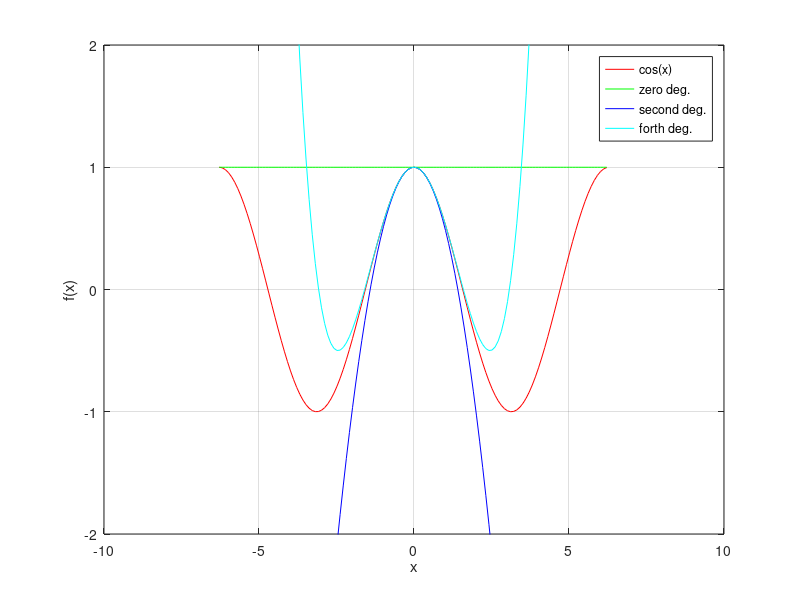
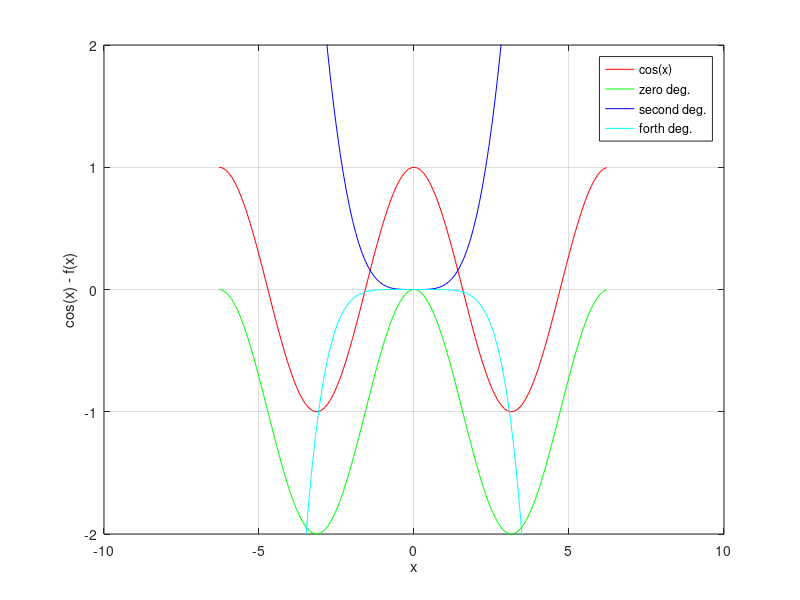

The MATLAB script that drew these images, in order:
clear all;
close all;

x = [-2*pi:0.1:2*pi];

y = cos(x);

y1 = x + 1;
y1 = y1 - x;
y2 = y1 - (((x).^2)./2);
y3 = y2 + (((x).^4)./24);

figure;
plot(x,y,'r',x,y1,'g',x,y2,'b',x,y3,'c');
grid on;
legend('cos(x)','zero deg.','second deg.','forth deg.')
xlabel('x')
ylabel('f(x)')
ylim([-2 2]);

y1 = y - y1;
y2 = y - y2;
y3 = y - y3;

figure;
plot(x,y,'r',x,y1,'g',x,y2,'b',x,y3,'c');
grid on;
legend('cos(x)','zero deg.','second deg.','forth deg.')
xlabel('x')
ylabel('cos(x) - f(x)')
ylim([-2 2]);
